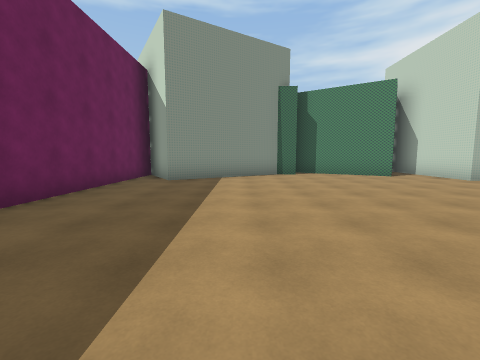
view 1 (above)

21 first-person views from a walk through a Unity game level. The camera is 1.5 m above the floor, tilts 6° down and sees 90° across. The floor is counted in squares, 2 m on a side. Each view is taken from the middle of a square. On the plan, view 1 faces up. The plan holds only what a view shows up to about 9 squares ahead; the rest is blank. The place goes on beyond the plan. The player character is not drawn. Some surface patterns are stand-ins.

view 2
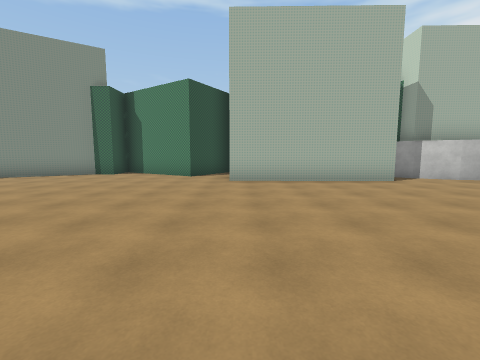

view 3
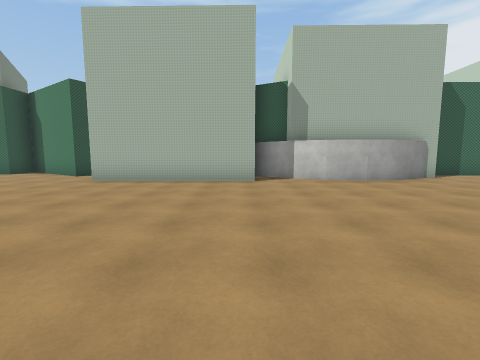

view 4
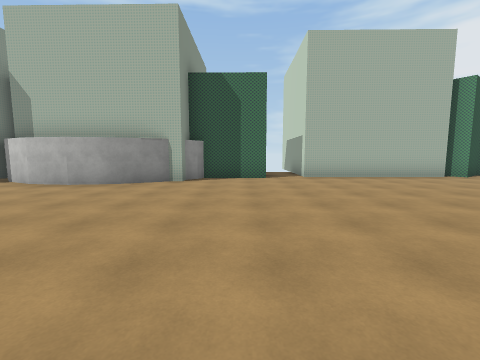

view 5
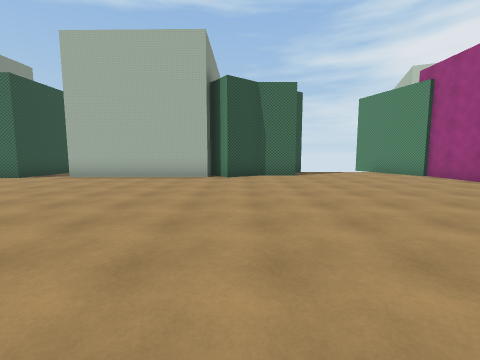

view 6
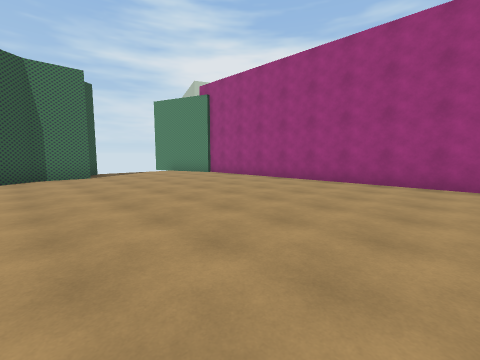

view 7
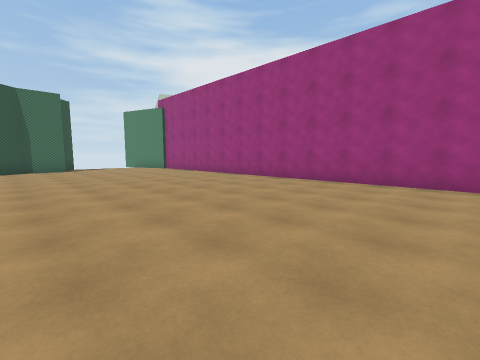

view 8
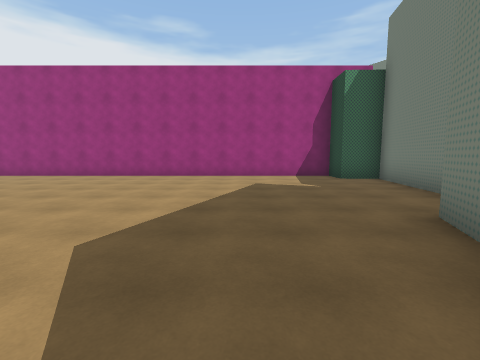

view 9
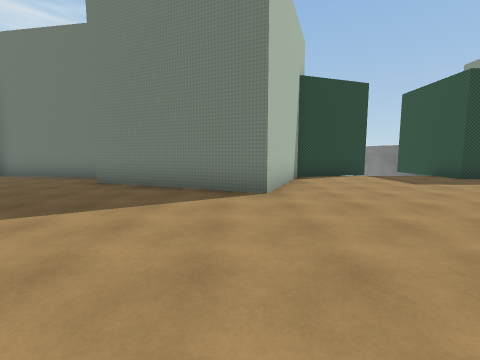

view 10
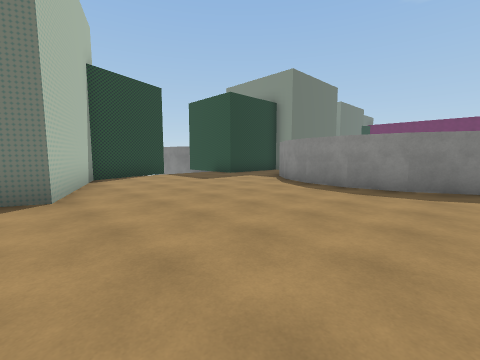

view 11
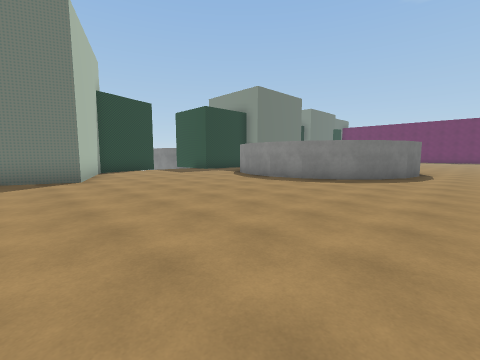

view 12
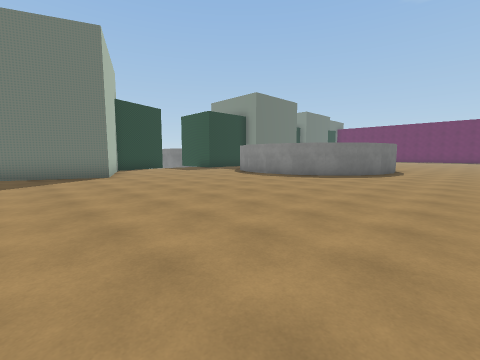

view 13
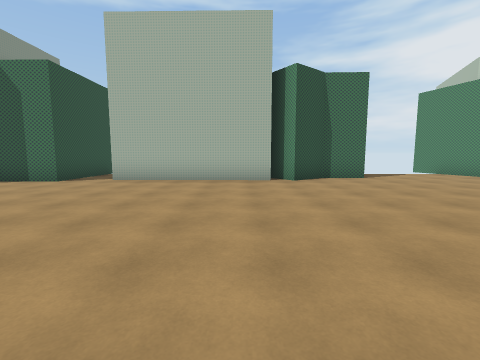

view 14
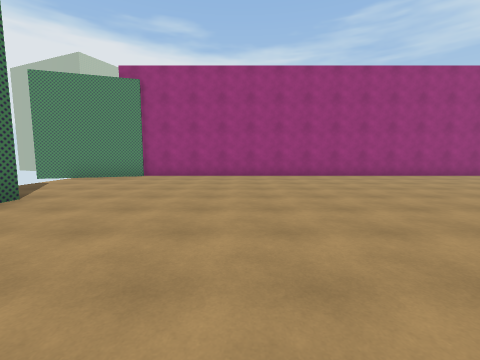

view 15
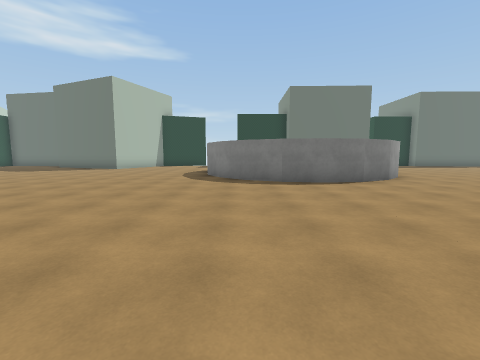

view 16
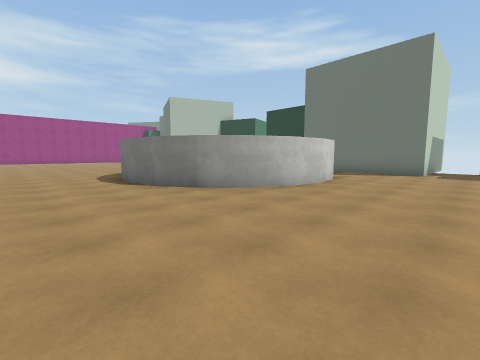

view 17
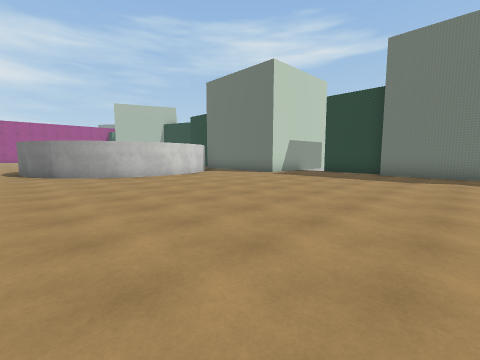

view 18
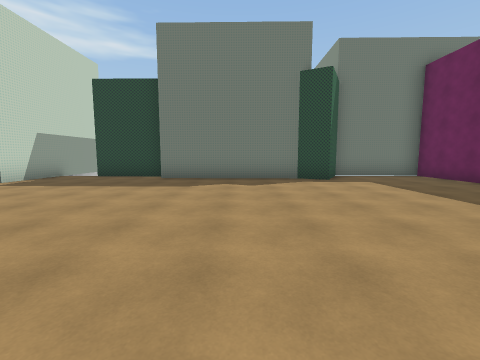

view 19
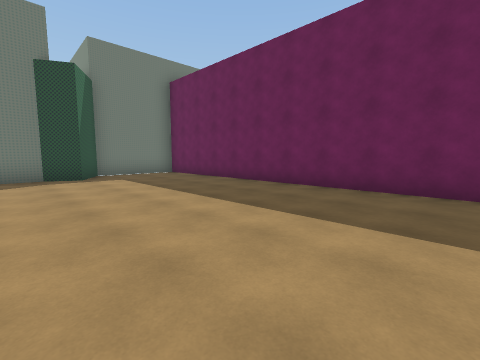

view 20
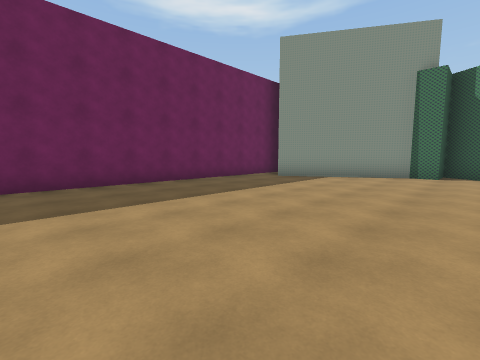

view 21
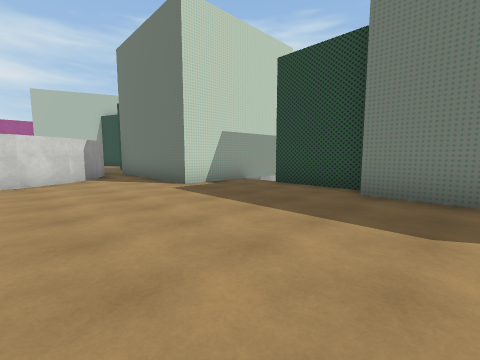

### Floor plan
Points are (right, up) in squares from view 1. A wall is a line through its corners. A room is listed if a view was taken in it or the views show most of it. See-through windows are left out.
Room 1 (views 1, 2, 3, 4, 5, 6, 7, 8, 9, 10, 11, 12, 13, 14, 15, 16, 17, 18, 19, 20, 21)
walls: (11.5, 6.8) (6.7, 6.9) (6.7, 9.1); (13.6, -7.7) (12.5, -7.1) (11.7, -6.3) (11.2, -5.3) (11, -4.2) (11.2, -3) (11.7, -2) (12.5, -1.2) (13.6, -0.7) (14.7, -0.5) (15.8, -0.6) (16.9, -1.2) (17.7, -2) (18.2, -3) (18.4, -4.1) (18.2, -5.3) (17.7, -6.3) (16.9, -7); (16.9, 7.7) (15.8, 7.1) (14.7, 7) (13.6, 7.1) (12.5, 7.7) (11.7, 8.5); (17.4, 7.8) (16.9, 7.8); (17.8, 8.6) (17.3, 8.1); (16.6, -9.4) (17.2, -9.4) (17.1, -11.1); (19.3, -10.9) (22.1, -10) (23.5, -6.6) (27.9, -8.4); (19.9, 11.1) (19.8, 8.7) (17.8, 8.8); (9.3, -11.6) (9.4, -8.4) (13.4, -8.4); (5.8, 9.1) (5.3, 8.3) (2.2, 10.4) (2.1, 9.2) (1.4, 9.2) (-2.1, 7) (-3.4, 9.1) (-3.4, -10.6) (-0.5, -10.7) (0.3, -9.2) (1.2, -9.6) (5.6, -9.7); (5.7, -10.4) (8.1, -10.4); (28.6, -9.7) (32.5, -10.4) (32.5, -9.2) (33.6, -9.2) (33.6, 9.5); (29.1, 9.7) (27.6, 9.8) (26.6, 9) (25.9, 9.9) (25.9, 9.1) (21.2, 9.2) (21.2, 10); (29.7, 11.3) (29.3, 11); (33.4, 9.4) (32.5, 12.4)

Where each view was taken, in squares from view 1:
view 1: 0 up, 0 right, facing up
view 2: 0 up, 7 right, facing up
view 3: 0 up, 11 right, facing up
view 4: 1 up, 19 right, facing up
view 5: 1 up, 27 right, facing up
view 6: 1 up, 27 right, facing up-right
view 7: 3 down, 27 right, facing up-right
view 8: 6 down, 25 right, facing right
view 9: 2 down, 24 right, facing down
view 10: 2 down, 24 right, facing down-left
view 11: 1 up, 25 right, facing down-left
view 12: 2 up, 26 right, facing down-left
view 13: 2 up, 25 right, facing up
view 14: 6 up, 25 right, facing right
view 15: 6 up, 17 right, facing down
view 16: 2 up, 8 right, facing down-right
view 17: 0 up, 3 right, facing down-right
view 18: 2 down, 3 right, facing down
view 19: 1 down, 2 right, facing down-left
view 20: 0 up, 3 right, facing up-left
view 21: 5 down, 4 right, facing down-right
